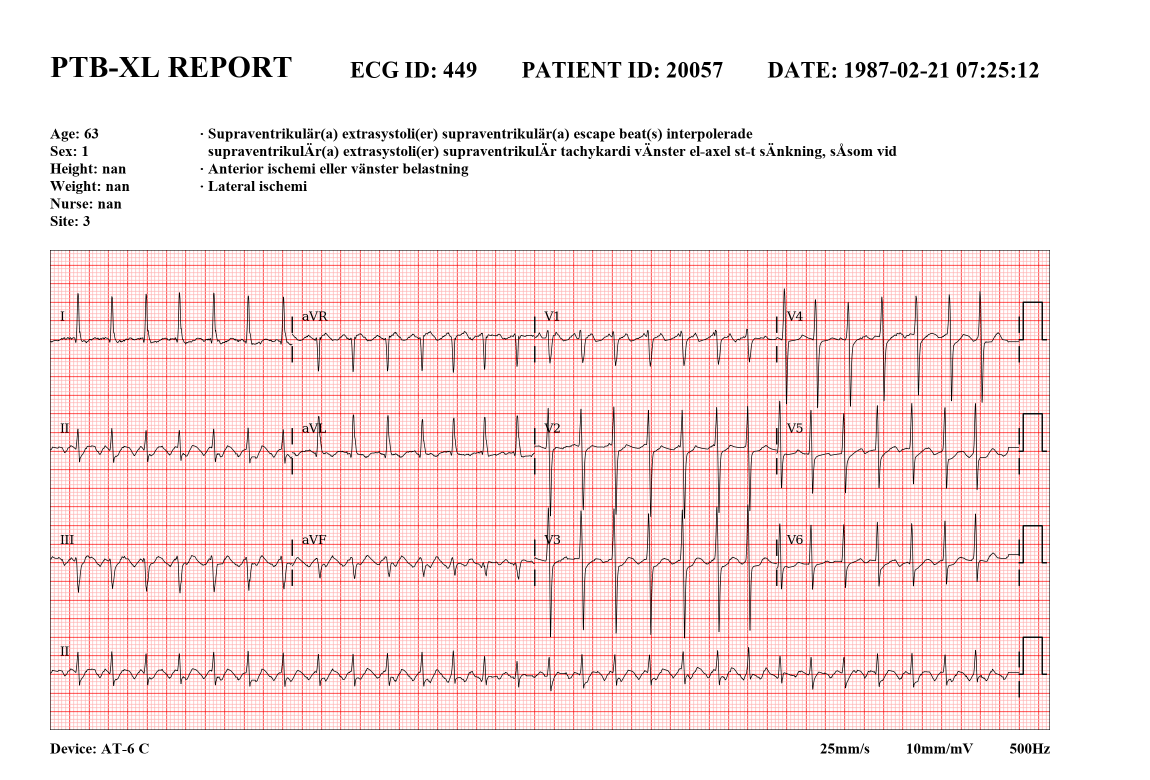
#> input picture images/ecg_test.png, 2300 x 1560 px (shown at 1/2 size)
$ jupyter execute --allow-errors process-2.ipynb
#> lines starting #> are read from the running program, lines starting #| are printed output that depends on the picture; after the words box and inside, x2 and y2 are one past the last pixel; in counts of white or black regions, pixels touching at a corner belong together
[cell 1]
import sys
import scipy
import cv2 as cv
import numpy as np
from scipy import ndimage
from matplotlib import pyplot as plt
from PIL import Image
import skimage as ski
import pytesseract

[cell 2]
BORDER_GAP = 15 #
ECG_ROWS = 6
ECG_COLS = 2

## Functions

[cell 3]
BLOCK_SIZE = 50
THRESHOLD = 25


# [4 lines left out: function preprocess, not called in this run]

def invert_image(image):
    return (image-255)*255

# [54 lines left out: functions postprocess, get_block_index, adaptive_median_threshold, block_process_func, block_image_process, process_image_file and 1 more, not called in this run]

# Helper function to display segmented ECG picture
def display_segments(name, item, axis='off'):
    plt.figure(figsize=(12, 9))
    plt.imshow(item, cmap="magma")
    plt.title(name)
    plt.axis(axis)
    plt.subplots_adjust(wspace=.05, left=.01, bottom=.01, right=.99, top=.9)
    plt.show()


# [101 lines left out: functions get_values, measure_extract_pulse, get_pulse_mean, detect_ref_pulse, not called in this run]

def get_rectangular_contours(contours):
    """Approximates provided contours and returns only those which have 4 vertices"""
    res = []
    for contour in contours:
        hull = cv.convexHull(contour)
        peri = cv.arcLength(hull, closed=True)
        approx = cv.approxPolyDP(hull, 0.04 * peri, closed=True)
        if len(approx) == 4:
            res.append(approx)
    return res

def py_blockproc(A, blockdims, func=0):
    vr, hr = A.shape[0] // blockdims[0], A.shape[1] // blockdims[1]
    B = np.zeros((vr,hr))
    print(B.shape)
    verts = np.vsplit(A, vr)
    for i in range(len(verts)):
       for j, v in enumerate(np.hsplit(verts[i], hr)):
          B[i,j]=(np.std(A[
             i * blockdims[0] : (i + 1) * blockdims[0],
             j * blockdims[1] : (j + 1) * blockdims[1]
            ]))
    return B

[cell 4]
import numpy as np
import cv2 as cv

# [20 lines left out: function laplacian_filter, not called in this run]

## Calculations

An Image scanned in 600 dpi , each point represents 0.042 mm. If one scans an A4 sheet (210 mm x 297 mm ). If you translate in points
is 5000 X 7071.

## Main Code

### Load Image

[cell 5]
#image_name = 'images/test3.jpg'  # select image
image_name = 'images/ecg_test.png'  # select image
image = cv.imread(image_name)
#> image is the input picture: shape (1560, 2300, 3); mean B, G, R 228.2, 228.2, 247.3

# sanity check
if image is None:
    print('Cannot open image: ' + image_name)
    sys.exit(0)

plt.imshow(image, cmap="gray")
print(image.shape)
#| (1560, 2300, 3)

### Color Image

[cell 6]
# get list of unique colors
list_bgr_colors = np.unique(image.reshape(-1, image.shape[2]), axis=0)
#> list_bgr_colors = 2488 rows, first 8: [0, 0, 0], [0, 0, 1], [0, 0, 2], [0, 0, 3], [0, 0, 4], [0, 0, 5], [0, 0, 6], [0, 0, 7]
print(list_bgr_colors)
#> (printed output is left out)

[cell 7]
#TODO  better upper selection

#### Filter Color

[cell 8]
lower=(0,0,0) # black color
upper=(100,100,100) # dark gray
mask = cv.inRange(image, lower, upper)
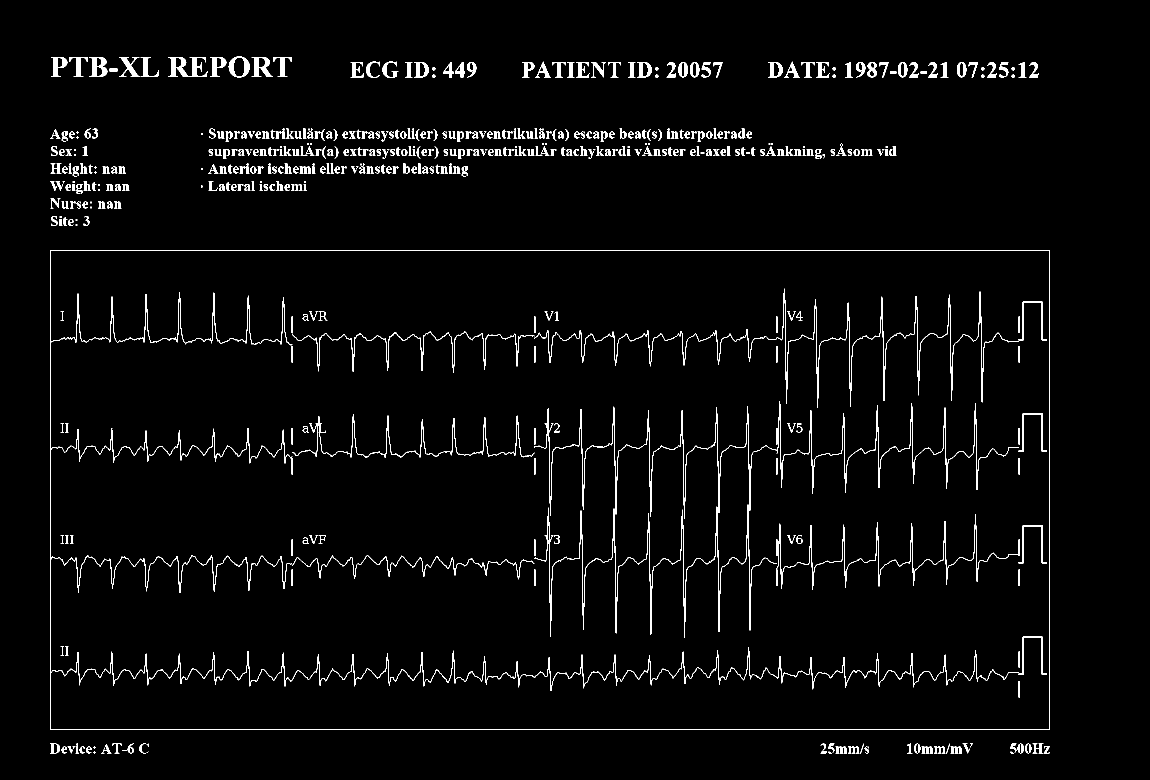
#> mask: shape (1560, 2300) (shown at 1/2 size); 2.8% white; 489 white regions (72 under 20 px), largest, box (x1, y1, x2, y2) and area: (100, 500, 2100, 1460) 19135, (1068, 577, 2038, 816) 5849, (1068, 1009, 1554, 1276) 4692
result = image.copy()
result[mask!=255] = (255, 255, 255) # if it is not very dark set it to white

plt.imshow(result, cmap="gray")

[cell 9]
image_gray = cv.cvtColor(result, cv.COLOR_BGR2GRAY )
plt.imshow(image_gray, cmap="gray")
image_gray.shape
#> Out = (1560, 2300)

### Gray Image

[cell 10]
image_gray = cv.imread(image_name, flags=cv.IMREAD_GRAYSCALE)  # read the image as GS
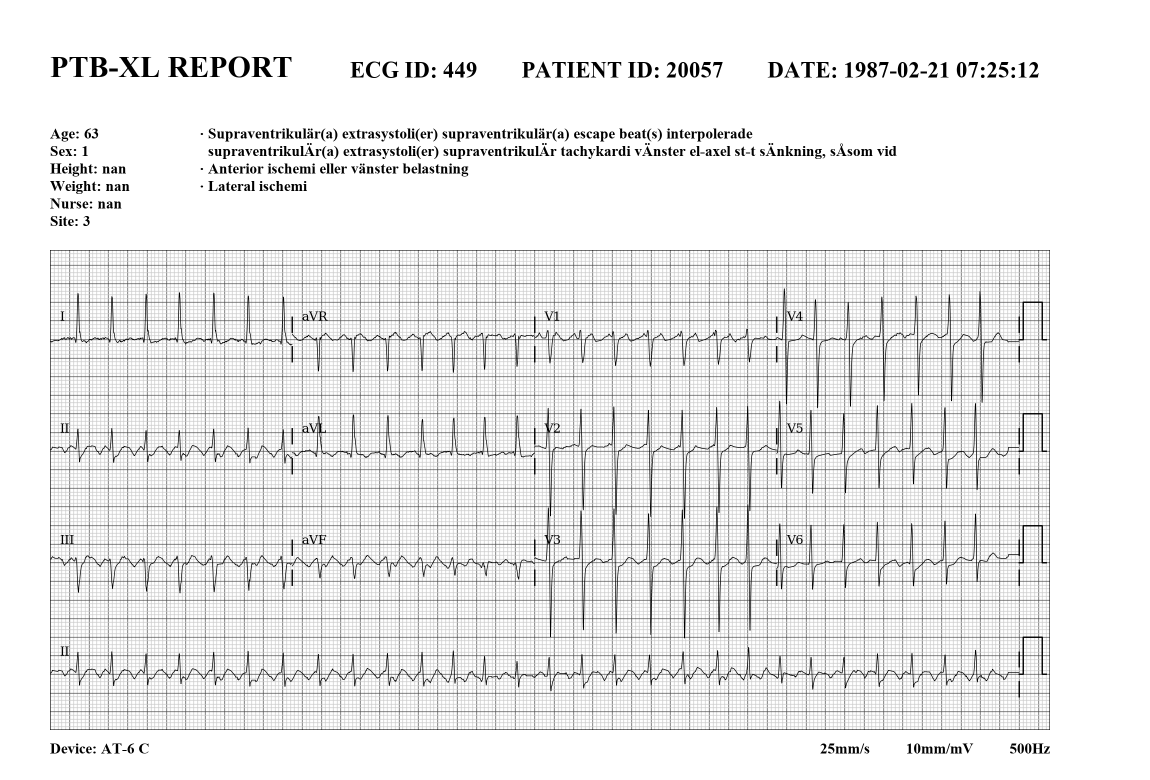
#> image_gray: shape (1560, 2300) (shown at 1/2 size); min 0, max 255, mean 233.7

# sanity check
if image is None:
    print('Cannot open image: ' + image_name)
    sys.exit(0)

plt.imshow(image_gray,cmap="gray")
print(image.shape)
#| (1560, 2300, 3)

### Convert to Binary

[cell 11]
# use thresholding to transform the image into a binary one
ret, th1 = cv.threshold(image_gray, 127, 255,cv.THRESH_OTSU)
#> th1: shape (1560, 2300); 94.3% white; black in thin lines or dots, all inside (x1, y1, x2, y2) = (100, 113, 2100, 1507)
#> ret = 148
plt.imshow(th1, cmap="gray")
print(th1.shape)
#| (1560, 2300)

### Image Recognition

Find the largest bouding box that contains the image

[cell 12]
foreground  = 255-th1
contours, _ = cv.findContours(foreground, cv.RETR_LIST, cv.CHAIN_APPROX_SIMPLE)
#> contours = 5129 contours, 3897 with area under 20; largest, box (x1, y1, x2, y2) and area: (100, 500, 2100, 1460) 1917041, (100, 530, 2100, 568) 73859, (100, 1386, 2100, 1424) 73842, (100, 790, 2100, 828) 73374, (100, 567, 2100, 605) 73374
rectangular_contours = get_rectangular_contours(contours)
#> the loop in get_rectangular_contours, `for contour in contours:` made 5129 passes
#> peri on passes 1, 2, 5: 16.49, 16.49, 27.14
#> after the loop in get_rectangular_contours, `for contour in contours:`: res = 669 contours, 69 with area under 20; largest, box (x1, y1, x2, y2) and area: (100, 500, 2100, 1460) 1917041, (1102, 1237, 1303, 1275) 7148, (969, 1311, 1162, 1349) 6387, (1956, 939, 2100, 977) 5130, (1955, 1125, 2100, 1163) 4862
#> rectangular_contours has the same summary as res in get_rectangular_contours
plt.imshow(foreground, cmap="gray")

[cell 13]
contour_image = image_gray.copy()

# find the biggest countour (c) by the area
c = max(contours, key = cv.contourArea)
#> c = [[100, 500], [100, 1459], [2099, 1459], [2099, 500]]
x_border,y_border,w_border,h_border = cv.boundingRect(c)
#> x_border = 100; y_border = 500; w_border = 2000; h_border = 960
# draw the biggest contour (c) in green
cv.rectangle(contour_image,(x_border,y_border),(x_border+w_border,y_border+h_border),(0,255,0),10)
#> contour_image: shape (1560, 2300); 1.65% of pixels changed, all inside (x1, y1, x2, y2) = (95, 495, 2106, 1466)


plt.imshow(contour_image, cmap="gray")

### Crop the image

[cell 14]
foreground  = 255-th1[y_border+BORDER_GAP:y_border+h_border-BORDER_GAP,
                      x_border+BORDER_GAP:x_border+w_border-BORDER_GAP]
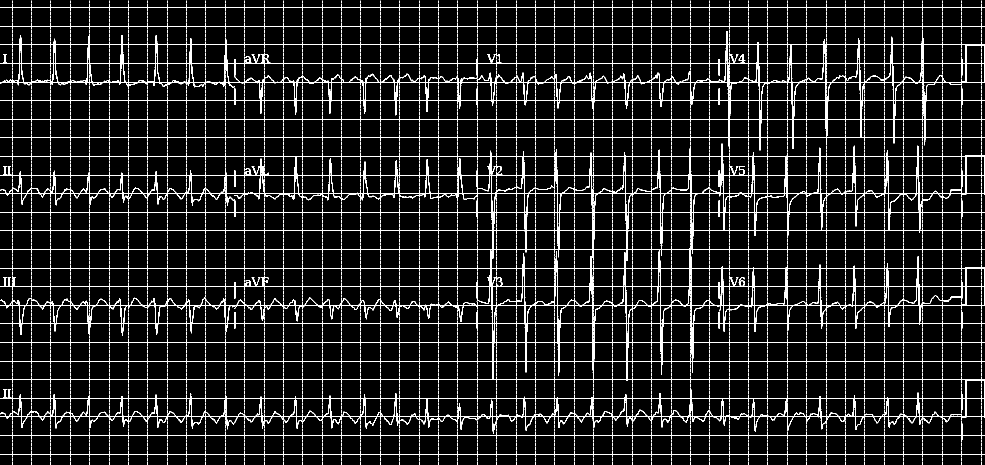
#> foreground: shape (930, 1970) (shown at 1/2 size); 8% white in thin lines or dots
plt.imshow(foreground, cmap = "gray")
plt.show()

### Find the lines

[cell 15]
from scipy.signal import find_peaks
temp= py_blockproc(foreground,(1,foreground.shape[1]), func=0)
#| (930, 1)
#> in py_blockproc, `verts = np.vsplit(A, vr)`: verts = 930 items
#> after the loop in py_blockproc, `for i in range(len(verts)):`: B = 930 values, max 106.2 at index 163, min 0 at index 0, mean 53.18
#> temp has the same summary as B in py_blockproc
median_temp = np.median(temp.flatten())
#> median_temp = 51.81
peak_indices, peak_dict = find_peaks(temp.flatten(), height=median_temp, distance=20)
#> peak_indices = 21 values from 90 to 849; peak_dict = 1 item

[cell 16]
peak_dict

[cell 17]
peak_heights = peak_dict['peak_heights']
#> peak_heights = 21 values, max 106.2 at index 2, min 52.68 at index 4, mean 71.33

highest_peak_index = peak_indices[np.argsort(peak_heights)]
#> highest_peak_index = 21 values, max 849 at index 10, min 90 at index 8, mean 472.2
#second_highest_peak_index = peak_indices[np.argpartition(peak_heights,-2)[-2]]

[cell 18]
highest_peak_index
#> Out has the same summary as highest_peak_index

[cell 19]
highest_peak_index[-4:]
#> Out = [393, 611, 829, 163]

[cell 20]
plt.plot(temp.flatten())
plt.plot(highest_peak_index[-4:], temp[highest_peak_index[-4:]], "x")
plt.plot(median_temp*np.ones_like(temp), "--", color="gray")
plt.show()
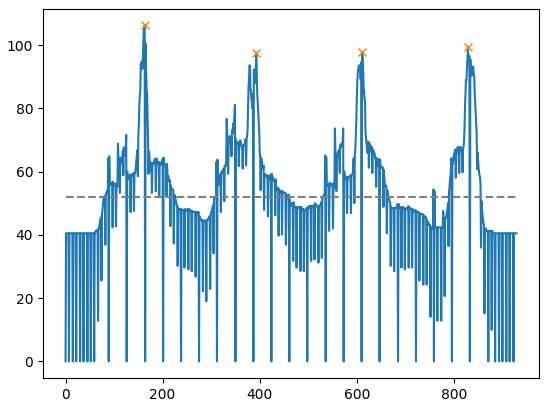
#> figure drawn by matplotlib, 1 panel; curve peaks at x = 163, y = 106.2

[cell 21]
#Calculate the diference between the indice of the higjest peaks
ordered_hp_index = sorted(highest_peak_index[-4:])
#> ordered_hp_index = [163, 393, 611, 829]
print(ordered_hp_index)
#| [163, 393, 611, 829]
index_diff = [np.abs(t - s) for s, t in zip(ordered_hp_index, ordered_hp_index[1:])]
#> index_diff = [230, 218, 218]
max_diff = max(index_diff)//2
#> max_diff = 115

[cell 22]
#cut the image according to the number of rows in the layout
#np.arange(max(0, yx[0]-block_size[0]), min(image_shape[0], yx[0]+block_size[0]))
slices_x = [(max(0, s-max_diff), min(foreground.shape[0],s+max_diff),None) for s in ordered_hp_index]
#> slices_x = 4 items
slices_y = [(0, foreground.shape[1], None) for s in ordered_hp_index]
#> slices_y = 4 items

[cell 23]
slices_x, slices_y

[cell 24]
slices_x[0]

[cell 25]
for i, slx in enumerate(slices_x):
    lead = foreground[slice(*slx),slice(*(0, foreground.shape[1], None))]
    # plt.imshow(lead, cmap="gray")
    # plt.show()
    # segment lead using

    structure = np.array([[1, 1, 1],
                      [1, 1, 1],
                      [1, 1, 1]], np.uint8)
    labeled_lead, nb = ndimage.label(lead, structure=structure)
    print("INFO: Number of segments {}.".format(nb))
    display_segments('Labeled lead', labeled_lead)
    u,c = np.unique(labeled_lead, return_counts=True)
    segment_labels = np.argsort(c[1:])[-20:]+1
#> this loop made 4 passes
#> nb on passes 1 to 4: 833, 934, 842, 819
#| INFO: Number of segments 833.
#| INFO: Number of segments 934.
#| INFO: Number of segments 842.
#| INFO: Number of segments 819.
#> pass 1, `lead = foreground[slice(*slx),slice(*(0, foreground.shape[1], None))]`:
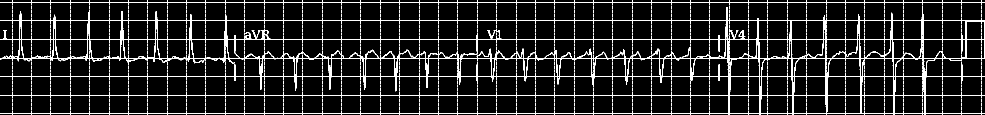
#> lead: shape (230, 1970) (shown at 1/2 size); 8.5% white in thin lines or dots
#> pass 1, `labeled_lead, nb = ndimage.label(lead, structure=structure)`:
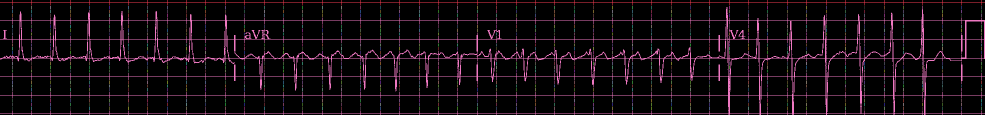
#> labeled_lead: shape (230, 1970) int32 (shown at 1/2 size); 834 distinct labels, from 0 to 833; one colour per label, 0 black
#> after the loop:
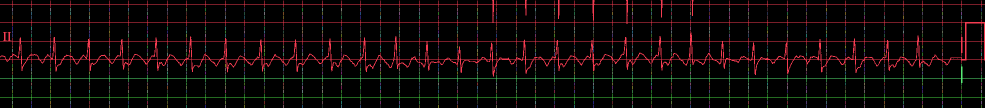
#> labeled_lead: shape (216, 1970) int32 (shown at 1/2 size); 820 distinct labels, from 0 to 819; one colour per label, 0 black
#> after the loop:
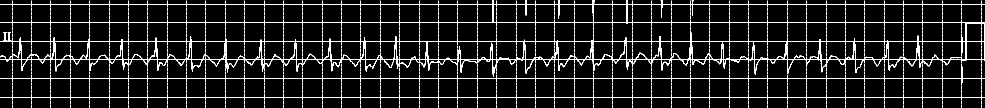
#> lead: shape (216, 1970) (shown at 1/2 size); 7.5% white in thin lines or dots

#### Complete Process

[cell 26]
template_name = 'images/pulse.png'
template = cv.imread(template_name, cv.IMREAD_GRAYSCALE)
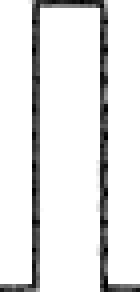
#> input picture images/pulse.png, 35 x 73 px (shown 4 times larger)
#> template is the input picture: shape (73, 35); min 0, max 255, mean 228.2
# sanity check
if image is None:
    print('Cannot open the template: ' + image_name)
    new_template = None
else:
 #load template to find the pulse
 _,new_template = cv.threshold(template,127,255,cv.THRESH_OTSU)
#> new_template: shape (73, 35); 86.2% white; black in thin lines or dots

[cell 27]
# [21 lines left out: function process_label, not called in this run]

#> (a cell that did not finish here is left out)

#> (a cell that did not finish here is left out)

[cell 30]
layout=(3,4)
layout[0]

#> (a cell that did not finish here is left out)

[cell 32]
#Compare the the lengths of the other segments
import math
layout = (3,4)
#> (the rest of this cell did not finish here and is left out)

[cell 33]
m=1
k=485

plt.imshow(image_gray[500:700,(m*k)+100:((m+1)*k)+100], cmap="gray")
plt.show()
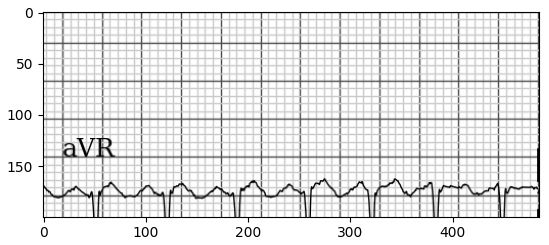
#> figure drawn by matplotlib, 1 panel

[cell 34]
import math
# [5 lines left out: function is_nan, not called in this run]
#get the mean of detected pulses
#> (the rest of this cell did not finish here and is left out)

[cell 35]
# [5 lines of commented-out code are left out]

### Test for on curve

[cell 36]
u,c = np.unique(labeled_lead, return_counts=True)
#> u = 820 values from 0 to 819; c = 820 values, max 393784 at index 0, min 6 at index 52, mean 518.9
curve_labels = np.argsort(c[1:])[-17:]+1
#> curve_labels = 17 values, max 717 at index 14, min 1 at index 16, mean 345.3
curve_labels
#> Out has the same summary as curve_labels

[cell 37]
slice_x, slice_y = ndimage.find_objects(labeled_lead==11)[0]
#sl = ndimage.find_objects(labeled_image==19456)
slice_x, slice_y

[cell 38]
slice_x.start
#> Out = 16

#> (a cell that did not finish here is left out)

#> (a cell that did not finish here is left out)

#> (a cell that did not finish here is left out)

#> (a cell that did not finish here is left out)

[cell 43]
template = cv.imread('images/pulse.png', cv.IMREAD_GRAYSCALE)
_,new_template = cv.threshold(template,127,255,cv.THRESH_OTSU)
w, h = template.shape[::-1]
#> w = 35; h = 73
